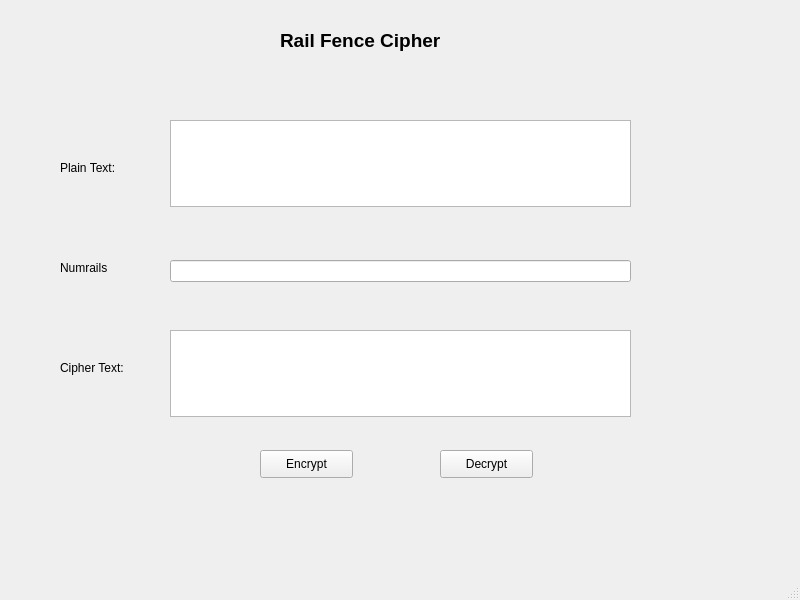
<?xml version="1.0" encoding="UTF-8"?>
<ui version="4.0">
 <class>MainWindow</class>
 <widget class="QMainWindow" name="MainWindow">
  <property name="geometry">
   <rect>
    <x>0</x>
    <y>0</y>
    <width>800</width>
    <height>600</height>
   </rect>
  </property>
  <property name="windowTitle">
   <string>MainWindow</string>
  </property>
  <widget class="QWidget" name="centralwidget">
   <widget class="QLabel" name="label">
    <property name="geometry">
     <rect>
      <x>280</x>
      <y>10</y>
      <width>211</width>
      <height>61</height>
     </rect>
    </property>
    <property name="font">
     <font>
      <pointsize>14</pointsize>
      <weight>75</weight>
      <bold>true</bold>
     </font>
    </property>
    <property name="text">
     <string>Rail Fence Cipher</string>
    </property>
   </widget>
   <widget class="QLabel" name="label_2">
    <property name="geometry">
     <rect>
      <x>60</x>
      <y>160</y>
      <width>61</width>
      <height>16</height>
     </rect>
    </property>
    <property name="text">
     <string>Plain Text:</string>
    </property>
   </widget>
   <widget class="QLabel" name="label_3">
    <property name="geometry">
     <rect>
      <x>60</x>
      <y>260</y>
      <width>55</width>
      <height>16</height>
     </rect>
    </property>
    <property name="text">
     <string>Numrails</string>
    </property>
   </widget>
   <widget class="QLabel" name="label_4">
    <property name="geometry">
     <rect>
      <x>60</x>
      <y>360</y>
      <width>71</width>
      <height>16</height>
     </rect>
    </property>
    <property name="text">
     <string>Cipher Text:</string>
    </property>
   </widget>
   <widget class="QTextEdit" name="txt_plain_text">
    <property name="geometry">
     <rect>
      <x>170</x>
      <y>120</y>
      <width>461</width>
      <height>87</height>
     </rect>
    </property>
   </widget>
   <widget class="QTextEdit" name="txt_cipher_text">
    <property name="geometry">
     <rect>
      <x>170</x>
      <y>330</y>
      <width>461</width>
      <height>87</height>
     </rect>
    </property>
   </widget>
   <widget class="QLineEdit" name="txt_numrails">
    <property name="geometry">
     <rect>
      <x>170</x>
      <y>260</y>
      <width>461</width>
      <height>22</height>
     </rect>
    </property>
   </widget>
   <widget class="QPushButton" name="btn_encrypt">
    <property name="geometry">
     <rect>
      <x>260</x>
      <y>450</y>
      <width>93</width>
      <height>28</height>
     </rect>
    </property>
    <property name="text">
     <string>Encrypt</string>
    </property>
   </widget>
   <widget class="QPushButton" name="btn_decrypt">
    <property name="geometry">
     <rect>
      <x>440</x>
      <y>450</y>
      <width>93</width>
      <height>28</height>
     </rect>
    </property>
    <property name="text">
     <string>Decrypt</string>
    </property>
   </widget>
  </widget>
  <widget class="QMenuBar" name="menubar">
   <property name="geometry">
    <rect>
     <x>0</x>
     <y>0</y>
     <width>800</width>
     <height>26</height>
    </rect>
   </property>
  </widget>
  <widget class="QStatusBar" name="statusbar"/>
 </widget>
 <resources/>
 <connections/>
</ui>
